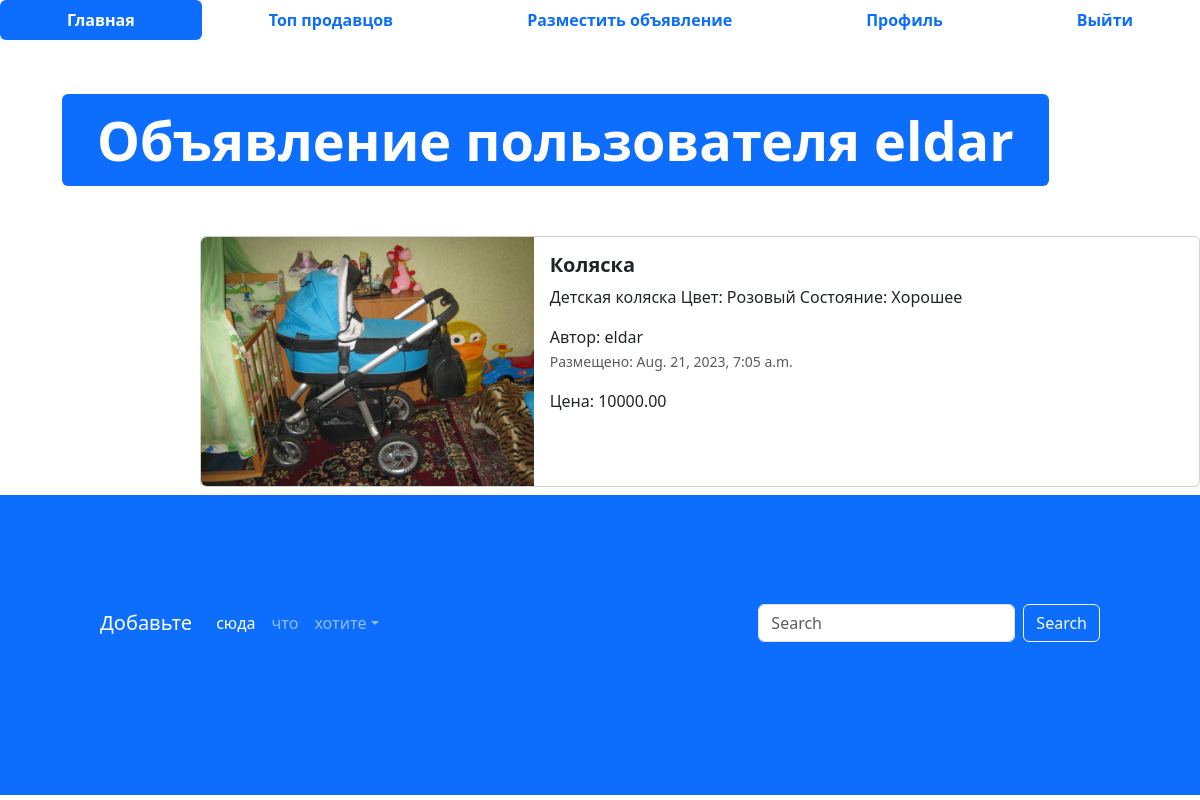
Screenshot of /advertisement/3 (signed in) with the database file from the repository.
### app_advs/models.py (models this page shows, shortened)
class Advertisement(models.Model):
    title = models.CharField(verbose_name='Заголовок', max_length=128)
    description = models.TextField(verbose_name='Описание')
    image = models.ImageField(verbose_name='Изображение', upload_to='advs/', null=True, blank=True)
    price = models.DecimalField(verbose_name='Цена', max_digits=10, decimal_places=2)
    auction = models.BooleanField(verbose_name='Торг', help_text='Отметье, уместен ли торг')
    created_at = models.DateTimeField(auto_now_add=True)
    updated_at = models.DateTimeField(auto_now=True)
    user = models.ForeignKey(User, on_delete=models.CASCADE, verbose_name='Пользователь')
    class Meta:
        db_table = 'advertisements'

### app_advs/views.py (the view)
# urls.py: path('advertisement/<int:pk>', adv, name='adv'),
@login_required(login_url=reverse_lazy('login'))
def adv(request, pk):
    advertisement = Advertisement.objects.get(id=pk)
    context = {'advertisement': advertisement}
    return render(request, 'app_advs/advertisement.html', context=context)

### templates/app_advs/advertisement.html (shortened to what this page needs)
{% extends 'base.html' %}
{% load static %}
{% block content %}
<ul class="nav nav-pills sticky-top bg-white nav-fill">
  <li class="nav-item">
    <a class="nav-link active" aria-current="page" href="{% url 'main_page' %}">
      <span style="font-weight: bold;">Главная</span>
    </a>
  </li>
  <li class="nav-item">
    <a class="nav-link" href="{% url 'top-sellers' %}"><span style="font-weight: bold;">Топ продавцов</span>
    </a>
  </li>
  <li class="nav-item">
    <a class="nav-link" href="{% url 'adv-post' %}">
      <span style="font-weight: bold;">Разместить объявление</span>
    </a>
  </li>
    {% if user.is_authenticated %}
      <li class="nav-item">
        <a class="nav-link" href="{% url 'profile' %}">
          <span style="font-weight: bold;">Профиль</span>
        </a>
      </li>
      <li class="nav-item">
        <a class="nav-link" href="{% url 'logout' %}">
          <span style="font-weight: bold;">Выйти</span>
        </a>
      </li>
  {% endif %}
</ul>
<div class="container" style="margin: 50px;">
  <div class="display-2">
    <span class="badge bg-primary">Объявление пользователя {{ advertisement.user }}</span>
  </div>
</div>
<div class="col offset-2">
  <div class="card mb-2" style="max-width: 1200px; margin-top: 20px;">
    <div class="row g-0">
      <div class="col-md-4">
        <a href="#" class="nav-link">
          <img src="{% if advertisement.image %}{{ advertisement.image.url }}{% else %}{% static 'img/adv.png' %}{%endif%}" class="img-fluid rounded-start" alt="Card title">
        </a>
      </div>
      <div class="col">
        <div class="card-body">
          <h5 class="card-title">
            <a href="#" class="nav-link"><strong>{{ advertisement.title }}</strong></a>
          </h5>
          <p class="card-text">
            {{ advertisement.description }}
          </p>
          <span>Автор: {{ advertisement.user }}</span>
          <p class="card-text"><small class="text-muted">Размещено: {{ advertisement.created_at }}</small></p>
          <p class="card-text">Цена: {{ advertisement.price }}</p>
        </div>
      </div>
    </div>
  </div>
</div>
<footer style="padding: 100px; min-height: 300px;" class="bg-primary">
  <nav class="navbar navbar-expand-sm navbar-dark">
    <a class="navbar-brand" href="#">Добавьте</a>
    <div class="collapse navbar-collapse" id="collapsibleNavId">
      <ul class="navbar-nav me-auto mt-2 mt-lg-0">
        <li class="nav-item">
          <a class="nav-link active" href="#" aria-current="page">сюда</a>
        </li>
        <li class="nav-item">
          <a class="nav-link" href="#">что</a>
        </li>
        <li class="nav-item dropdown">
          <a class="nav-link dropdown-toggle" href="#" id="dropdownId" data-bs-toggle="dropdown" aria-haspopup="true"
            aria-expanded="false">хотите</a>
        </li>
      </ul>
      <form class="d-flex my-2 my-lg-0">
        <input class="form-control me-sm-2" type="text" placeholder="Search">
        <button class="btn btn-outline-light my-2 my-sm-0" type="submit">Search</button>
      </form>
    </div>
  </nav>
</footer>
{% endblock %}

### rows the page displays
Advertisement: user "eldar", image (picture), title "Коляска", description "Детская коляска Цвет: Розовый Состояние: Хорошее", created_at "Aug. 21, 2023, 7:05 a.m.", price "10000.00"
